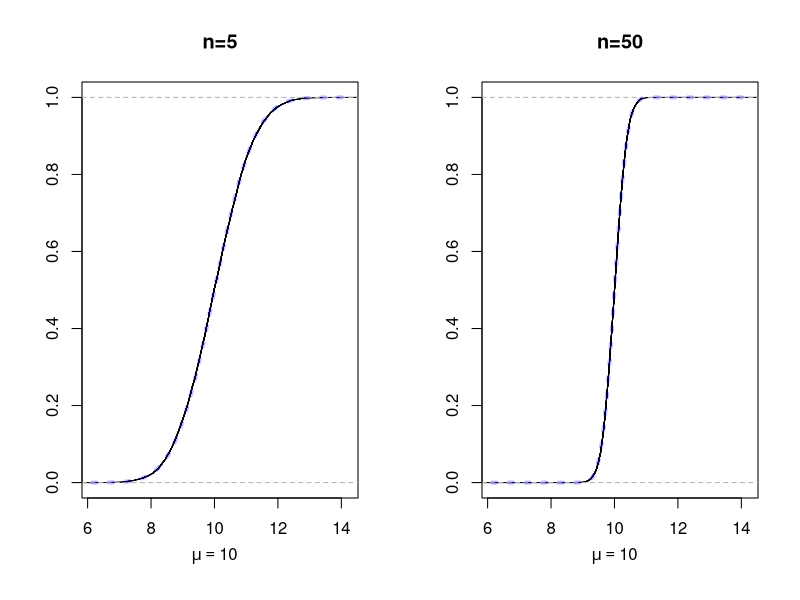
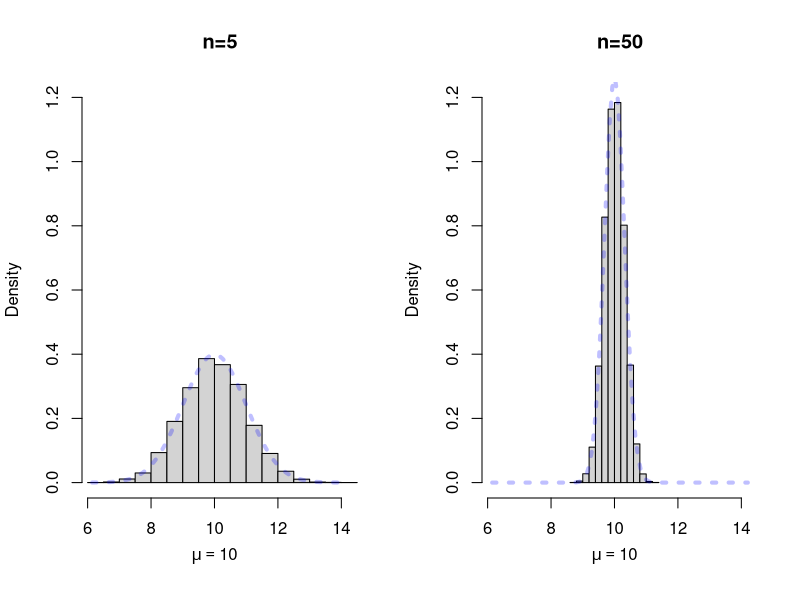

Write the R code that produced these figures, in order.
## ---- chunk 1
## True parameter value 
mu            <- 10
## Number of Monte Carlo repetitions:
B             <- 10000
## Sequence of different sample sizes:
n_seq         <- c(5, 50)


## ######################################
## 1st Possibility: Using a for() loop ##
## ######################################

## Set seed for the random number generator to get reproducible results
set.seed(3)

# Container for the generated estimates:
estimates_mat <- matrix(NA, nrow = B, ncol = length(n_seq))

for(j in 1:length(n_seq)){
  ## select the sample size
  n <- n_seq[j]
  for(b in 1:B){
    ## generate realization of the random sample 
    X_sample <- rnorm(n = n, mean = mu, sd = sqrt(5))
    ## compute the sample mean and safe it
    estimates_mat[b,j] <- mean(X_sample)
  }
}

## #####################################
## 2nd Possibility: Using replicate() ##
## #####################################

## Set seed for the random number generator to get reproducible results
set.seed(3)

## Function that generates estimator realizations 
my_estimates_generator <- function(n){
  X_sample <- rnorm(n = n, mean = mu, sd = sqrt(5))
  ## compute the sample mean realization
  return(mean(X_sample))
}

estimates_mat <- cbind(
  replicate(B, my_estimates_generator(n = n_seq[1])),
  replicate(B, my_estimates_generator(n = n_seq[2]))
)
## ---- chunk 2
#| label: fig-ecdf
#| fig-cap: "In black-solid: Empirical distribution functions $\\hat{F}_{X_{n},B}$ of $(B=10000)$ simulated realizations $\\bar{X}_{n,1,obs},\\dots,\\bar{X}_{n,B,obs}$ for $n=5,50.$ In blue-dashed: The theoretical distribution functions for $n=5,50.$ The empirical (simulation based) and the theoretical distribution functions match perfectly." 
library(scales)
par(mfrow=c(1,2))
plot(ecdf(estimates_mat[,1]), main="n=5", ylab="", xlab="", col = "black", xlim = range(estimates_mat[,1]))
mtext(expression(mu==10), side = 1, at = 10, line = 2.5)
curve(pnorm(x, mean=10, sd=sqrt(5/5)), add=T, col=alpha("blue", 0.25), lty = 3, lwd=4)
plot(ecdf(estimates_mat[,2]), main="n=50", ylab="", xlab="", col = "black",  xlim = range(estimates_mat[,1]))
mtext(expression(mu==10), side = 1, at = 10, line = 2.5)
curve(pnorm(x, mean=10, sd=sqrt(5/50)), add=T, col=alpha("blue", 0.25), lty = 3, lwd=4)
## ---- chunk 3
#| label: fig-histdensplots
#| fig-cap: "In black-solid: Empirical histrograms of $(B=10000)$ simulated realizations $\\bar{X}_{n,1,obs},\\dots,\\bar{X}_{n,B,obs}$ for $n=5,50.$ In blue-dashed: The theoretical density functions for $n=5,50.$ The empirical (simulation based) histrograms and the theoretical density functions match perfectly." 
library(scales)
par(mfrow=c(1,2))
hist(estimates_mat[,1], main="n=5", xlab="",  xlim = range(estimates_mat[,1]), prob = TRUE, ylim = c(0, 1.2))
mtext(expression(mu==10), side = 1, at = 10, line = 2.5)
curve(dnorm(x, mean=10, sd=sqrt(5/5)), add=T, col=alpha("blue", 0.25), lty = 3, lwd=4)
hist(estimates_mat[,2], main="n=50", xlab="", xlim = range(estimates_mat[,1]), prob = TRUE, ylim = c(0, 1.2))
mtext(expression(mu==10), side = 1, at = 10, line = 2.5)
curve(dnorm(x, mean=10, sd=sqrt(5/50)), add=T, col=alpha("blue", 0.25), lty = 3, lwd=4)
## ---- chunk 4
## Set seed for the random number generator to get reproducible results
set.seed(3)
## True parameter value ('theta' here 'mu')
mu            <- 10
## Number of Monte Carlo repetitions:
B             <- 10000
## Sequence of different sample sizes:
n_seq         <- c(5, 15, 50)

## Function that generates estimator realizations 
my_estimates_generator <- function(n){
  X_sample <- rnorm(n = n, mean = mu, sd = sqrt(5))
  ## compute the sample mean realization
  return(mean(X_sample))
}

estimates_mat <- cbind(
  replicate(B, my_estimates_generator(n = n_seq[1])),
  replicate(B, my_estimates_generator(n = n_seq[2])),
  replicate(B, my_estimates_generator(n = n_seq[3]))
)
## ---- chunk 5
## Bias of the sample mean for different sample sizes n
MC_Bias_n_seq <- apply(estimates_mat, 2, mean) - mu

## Variance of the sample mean for different sample sizes n
MC_Var_n_seq  <- apply(estimates_mat, 2, var)

## Mean squared error of the sample mean for different sample sizes n
MC_MSE_n_seq  <- apply(estimates_mat, 2, function(x){mean((x - mu)^2)})
## ---- chunk 6
#| label: tbl-mcbvmse
#| tbl-cap: Monte Carlo approximations for the true bias, true variance, and true mean squared error of sample mean.
suppressPackageStartupMessages(library("kableExtra"))
suppressPackageStartupMessages(library("tidyverse"))

MCResults <- tibble(
  "n"        = n_seq,
  "Bias (MC-Sim) "     = round(MC_Bias_n_seq, 3),
  "Variance (MC-Sim)"  = round(MC_Var_n_seq,  2),
  "MSE (MC-Sim) "      = round(MC_MSE_n_seq,  2))
           
MCResults %>% kbl() %>%  kable_styling()
## ---- chunk 7
#| label: tbl-truebvmse
#| tbl-cap: True bias, true variance, and true mean squared error of sample mean. (Only computable in simple special cases.)
suppressPackageStartupMessages(library("kableExtra"))
suppressPackageStartupMessages(library("tidyverse"))

MCResults <- tibble(
  "n"        = n_seq,
  "Bias (true) "     = rep(0, 3),
  "Variance (true)"  = round(5/n_seq, 2),
  "MSE (true) "      = round(5/n_seq, 2))
           
MCResults %>% kbl() %>%  kable_styling()
